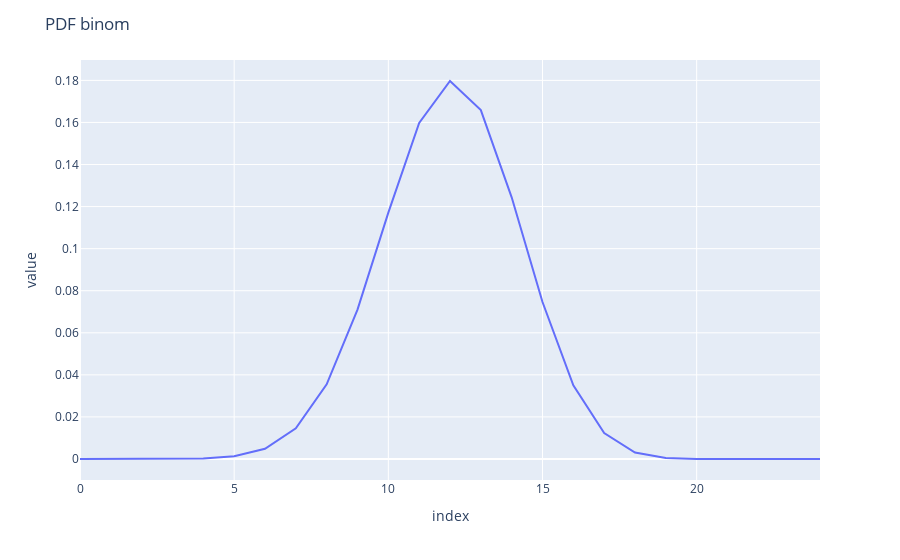

This figure's notebook cell:
### Markdown cell above
**Plot the PDF (probability distributiom function) for the above binomial distribution.**

*Hint: The range of x in a binomial distribution is from `0` to `n`.*

### Code cell
# your code here
# Please label the axes and give a title to the plot 

x = [i for i in range(0,25)]
fig = px.scatter(binom.pmf(x,20,0.6)).update_traces(mode='lines')
fig.update_layout(showlegend = False, title='PDF binom')

### Figure 1 — Plotly figure (JSON) as saved in the notebook; plotly's stock layout.template omitted (floating-point values rounded to 4 significant figures)
{"data": [{"hovertemplate": "variable=0<br>index=%{x}<br>value=%{y}<extra></extra>", "legendgroup": "0", "marker": {"color": "#636efa", "symbol": "circle"}, "mode": "lines", "name": "0", "orientation": "v", "showlegend": true, "type": "scatter", "x": [0, 1, 2, 3, 4, 5, 6, 7, 8, 9, 10, 11, 12, 13, 14, 15, 16, 17, 18, 19, 20, 21, 22, 23, 24], "xaxis": "x", "y": [1.1e-08, 3.299e-07, 4.7e-06, 4.23e-05, 0.0002697, 0.001294, 0.004854, 0.01456, 0.0355, 0.07099, 0.1171, 0.1597, 0.1797, 0.1659, 0.1244, 0.07465, 0.03499, 0.01235, 0.003087, 0.0004875, 3.656e-05, 0, 0, 0, 0], "yaxis": "y"}], "layout": {"legend": {"title": {"text": "variable"}, "tracegroupgap": 0}, "margin": {"t": 60}, "showlegend": false, "title": {"text": "PDF binom"}, "xaxis": {"anchor": "y", "domain": [0, 1], "title": {"text": "index"}}, "yaxis": {"anchor": "x", "domain": [0, 1], "title": {"text": "value"}}}}
